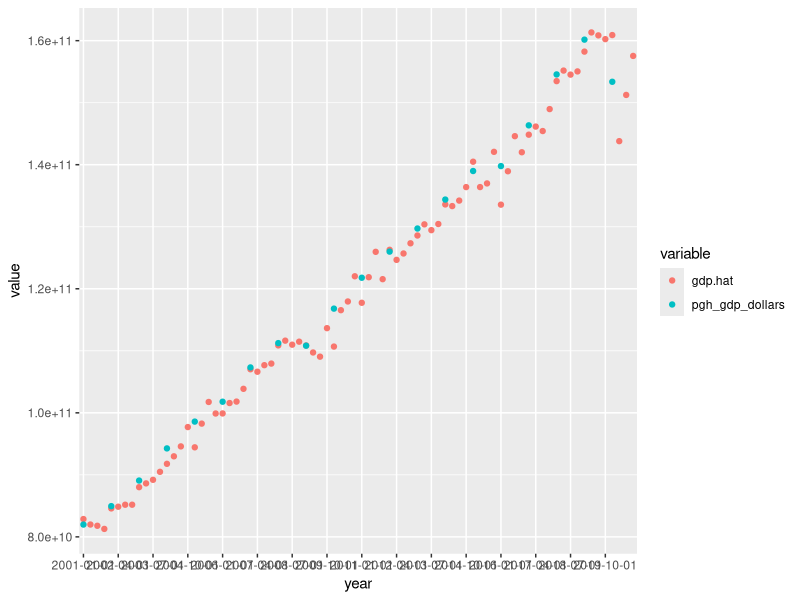
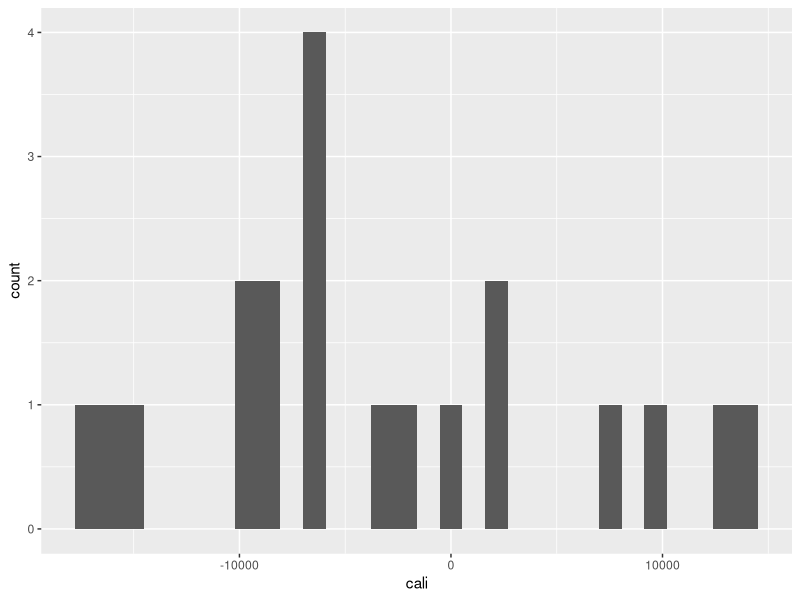
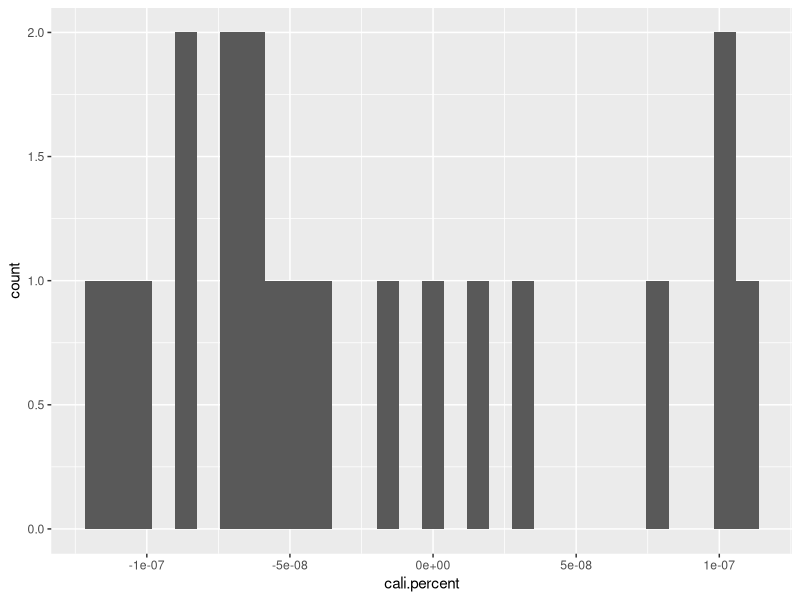
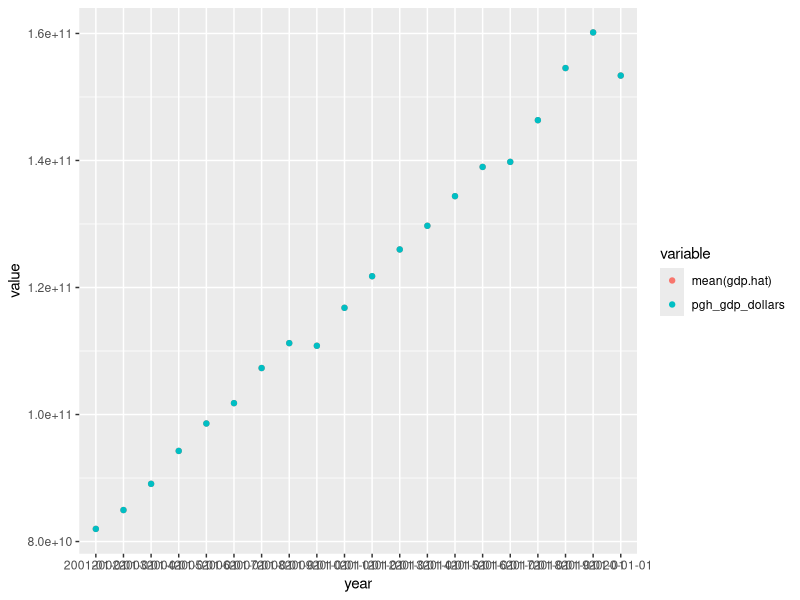
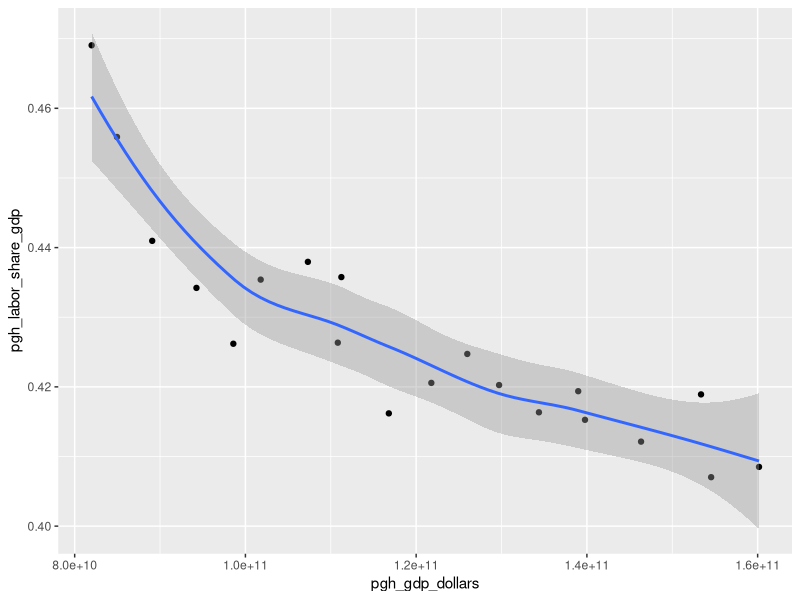
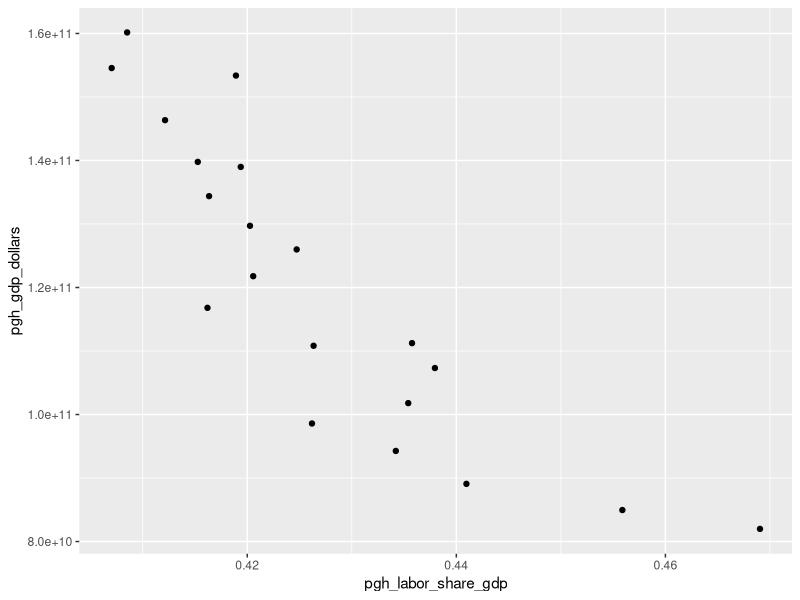

The R source for these figures, in order:
## ---- chunk 1
library(tidyverse) 
library(dbplyr) 
library(ggthemes)
library(ggplot2) 

##rm(list=ls())
q.wages <- read.csv("SCAN/quarterly.wages.csv") 
a.wage.data <- read.csv("SCAN/annual.wages.data.csv") 

df <- full_join(q.wages, a.wage.data)
## ---- chunk 2
df$year1 <- substr(df$year, 1, 4)

df$pgh.l.s.g <- df$pgh_labor_share_gdp
df2 <- df %>% 
  fill(pgh.l.s.g)

df2 <- df2 %>% 
  filter(year1 >= 2001 & year < 2021) 
df2$gdp.hat <- ((4 * df2$q_wages_dollars) / (df2$pgh.l.s.g)) 

g <- df2 %>% 
  group_by(year1) %>% 
  summarise(mean(gdp.hat)) 

df3 <- full_join(df2, g)

df3$cali <- df3$pgh_gdp_dollars - df3$`mean(gdp.hat)`

summary(df3$cali)

# make a difference/total real gdp for percent difference 

df3$cali.percent <- df3$cali / df3$pgh_gdp_dollars
## ---- chunk 3
# output calibration values in dollars 
df3$cali.percent.subset <- ifelse(is.na(df3$cali.percent), 0, 
                                  1)
df3.y <- df3 %>% 
  filter(cali.percent.subset == 1)

df3.y$cali

a <- df3.y$year1
a
# inputs
gdp.comp.graph <- df3 %>% 
  select("year", "gdp.hat", "pgh_gdp_dollars") %>% 
  gather(key = "variable", value = "value", -year)
gdp.comp.graph$year <- as.character.Date(gdp.comp.graph$year)

gdp.comp.graph$year1 <- substr(gdp.comp.graph$year, 1, 4)

p2 <- ggplot(data = gdp.comp.graph, mapping = aes(x = year, y = value)) 
p2 + geom_point(aes(color = variable)) + 
  scale_x_discrete(breaks = gdp.comp.graph$year[c(T,F,F,F,F)]) 

## ---- chunk 4
# graph calibration values 
p <- ggplot(data = df3, mapping = aes(x = cali))
p + geom_histogram()

p.p <- ggplot(data = df3, mapping = aes(x = cali.percent))
p.p + geom_histogram() 
summary(df3$cali)
summary(df3$cali.percent)


## ---- chunk 5


## make a percent change in labor share of gdp 
df3.y$labor_share_percentchange <- (((lag(df3.y$pgh_labor_share_gdp) - df3.y$pgh_labor_share_gdp) / lag(df3.y$pgh_labor_share_gdp))  * 100)

summary(df3.y$labor_share_percentchange)

## ---- chunk 6
gdp.graph <- df3.y %>%  
  select("year", "mean(gdp.hat)", "pgh_gdp_dollars") %>% 
  gather(key = "variable", value = "value", -year)

p.g <- ggplot(data = gdp.graph, mapping = aes(x = year, y = value)) 
p.g + geom_point(aes(color = variable))
  
## ---- chunk 7
p <- ggplot(data = df, mapping = aes(x = pgh_gdp_dollars, y = pgh_labor_share_gdp))
p + geom_point() + geom_smooth()

p1 <- ggplot(data = df, mapping = aes(x = pgh_labor_share_gdp, y = pgh_gdp_dollars))
p1 + geom_point() 
## ---- chunk 8
df$gdp_millions <- df$pgh_gdp_dollars * 1000000
fit <- lm(data = df, pgh_gdp_dollars ~ I(1/pgh_labor_share_gdp))
summary(fit) 

fit2 <- lm(data = df, gdp_millions ~ I(1/pgh_labor_share_gdp))
summary(fit2)

fit1 <- lm(data = df, I(1/pgh_labor_share_gdp) ~ pgh_gdp_dollars) 
summary(fit1)
## ---- chunk 9
annual.us <- read.csv("SCAN/Annual.csv") 
q.us <- read.csv("SCAN/Quarterly.csv") 
## clean annual data 

annual.us$labor_share <- annual.us$GDP_BA06RC1A027NBEA
annual.us$year <- substr(annual.us$DATE, 1, 4)
annual.us$gdp_yearly <- annual.us$GDP
annual.us1 <- annual.us  %>% 
  filter(year >= 1983 & year <2021) %>% 
  select("year", "DATE", "labor_share", "gdp_yearly") 

# join annual and quarterly us data 
df.us <- full_join(annual.us1, q.us)



## ---- chunk 10
# gdp it nominal because it had to be in order to get quarterly gdp estimates from yearly gdp using labor share of gdp 
df3$DATE <- df3$year
df3$pghngdp <- df3$gdp.hat
df.output <- df3 %>% 
  select("DATE", "pghngdp")
 
write.csv(df.output, "C:\\Users\\brobs\\Documents\\EstimatedPGHgdp.csv")
